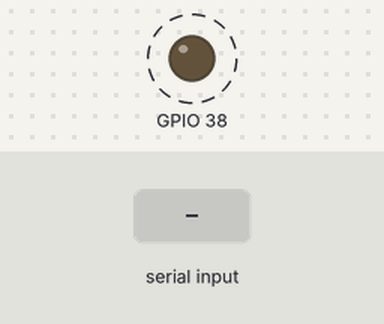
Bench run of a sketch on a simulated ESP32-S3. On the bench: output pins drawn as LEDs (lit = HIGH). Dashed ring = blinking. The test bench sets the inputs (shaded band). What the sketch prints to the serial monitor is not drawn.

Above: at 3.6 s.
3.7 s: "1" received over the second serial link
Timing chart, 0 to 14.0 s (numbered marks = the images above; inputs shaded):
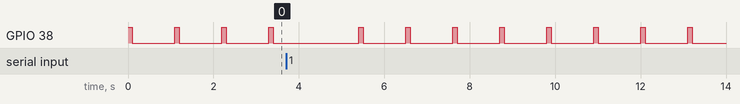

The sketch:

RS485_test.ino
```cpp
#include <Arduino.h>.
#include <Wire.h>
#include <HardwareSerial.h>

HardwareSerial mySerial1(1);//设置串口1

void setup() {

  Serial.begin(115200);  // 启动串口通讯，波特率设置为115200
  mySerial1.begin(115200, SERIAL_8N1, 39, 40); //RX1 39 TX1 40
  pinMode(38, OUTPUT);//设置RE端口

}

void loop() {
  digitalWrite(38, HIGH);//设置发数据
  Serial.println("RS485_TEST");
  mySerial1.println("RS485_TEST");
  delay(100);
  digitalWrite(38, LOW);//设置收数据
  delay(500);
  while (mySerial1.available() > 0)
  {
    String recstr = "";
    recstr = mySerial1.readString();
    Serial.println(recstr);
  }
  delay(500);
}
```

Measured:
- by itself, GPIO 38: alternates HIGH for 0.10 s and LOW for 1.0 s
